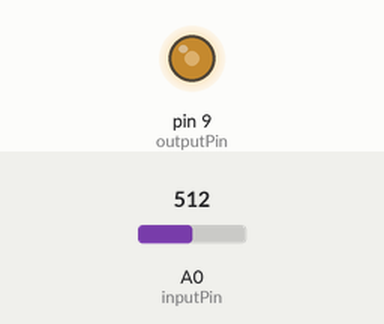
This sketch was run on a simulated Arduino Uno, built with avr-gcc and run on an emulated ATmega328P. On the bench: output pins drawn as LEDs (lit = HIGH). The inputs (shaded band) are chosen by the test bench; at power-on: A0 (inputPin) = 512.

Above: at 1.2 s.
1.3 s: A0 (inputPin) set to 716
At 1.6 s:
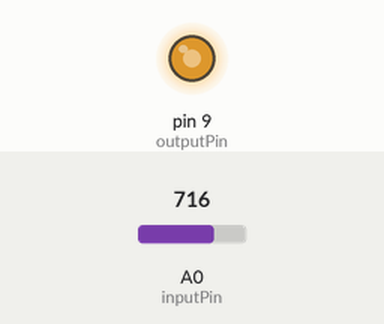
2.8 s: A0 (inputPin) set to 900
At 3.9 s:
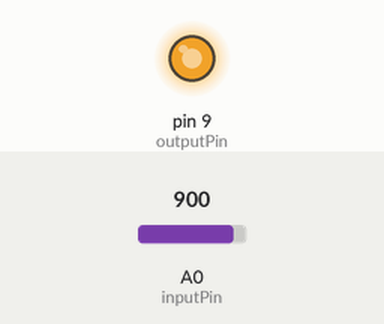
4.3 s: A0 (inputPin) set to 122
At 5.1 s:
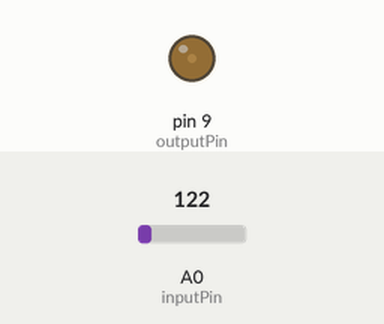
5.8 s: A0 (inputPin) set to 0
At 6.2 s:
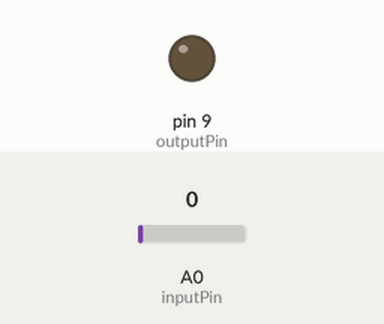
7.3 s: A0 (inputPin) set to 511
At 8.6 s:
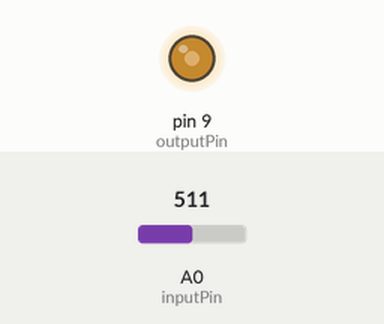
Timing chart, 0 to 9.8 s (numbered marks = the images above; inputs shaded):
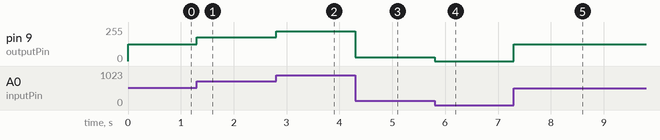

Measured:
- after the input at 1.3 s, pin 9 (outputPin): 127/255 → 178/255 at once
- after the input at 2.8 s, pin 9 (outputPin): 178/255 → 224/255 at once
- after the input at 4.3 s, pin 9 (outputPin): 224/255 → 30/255 at once
- after the input at 5.8 s, pin 9 (outputPin): 30/255 → 0/255 at once
- after the input at 7.3 s, pin 9 (outputPin): 0/255 → 127/255 at once

The sketch:

Audio_Passthrough_V1.ino
```cpp
/*
John Poirier and Grant Floyd
Programmable Guitar Pedal
Microcontrollers Lab X
Task: Audio Passthrough without ADC or DAC (Arduino and Op-Amp circuit only)
*/

const int inputPin = A0;  // Analog input from guitar
const int outputPin = 9; // PWM output to amp

void setup() {
    pinMode(outputPin, OUTPUT);
    pinMode(inputPin, INPUT_PULLUP);
}

void loop() {
    int sensorValue = analogRead(inputPin); //Read signal from guitar
    int outputValue = map(sensorValue, 0, 1023, 0, 255); // Map to 8-bit PWM
    analogWrite(outputPin, outputValue); //Output to amp
}
```
